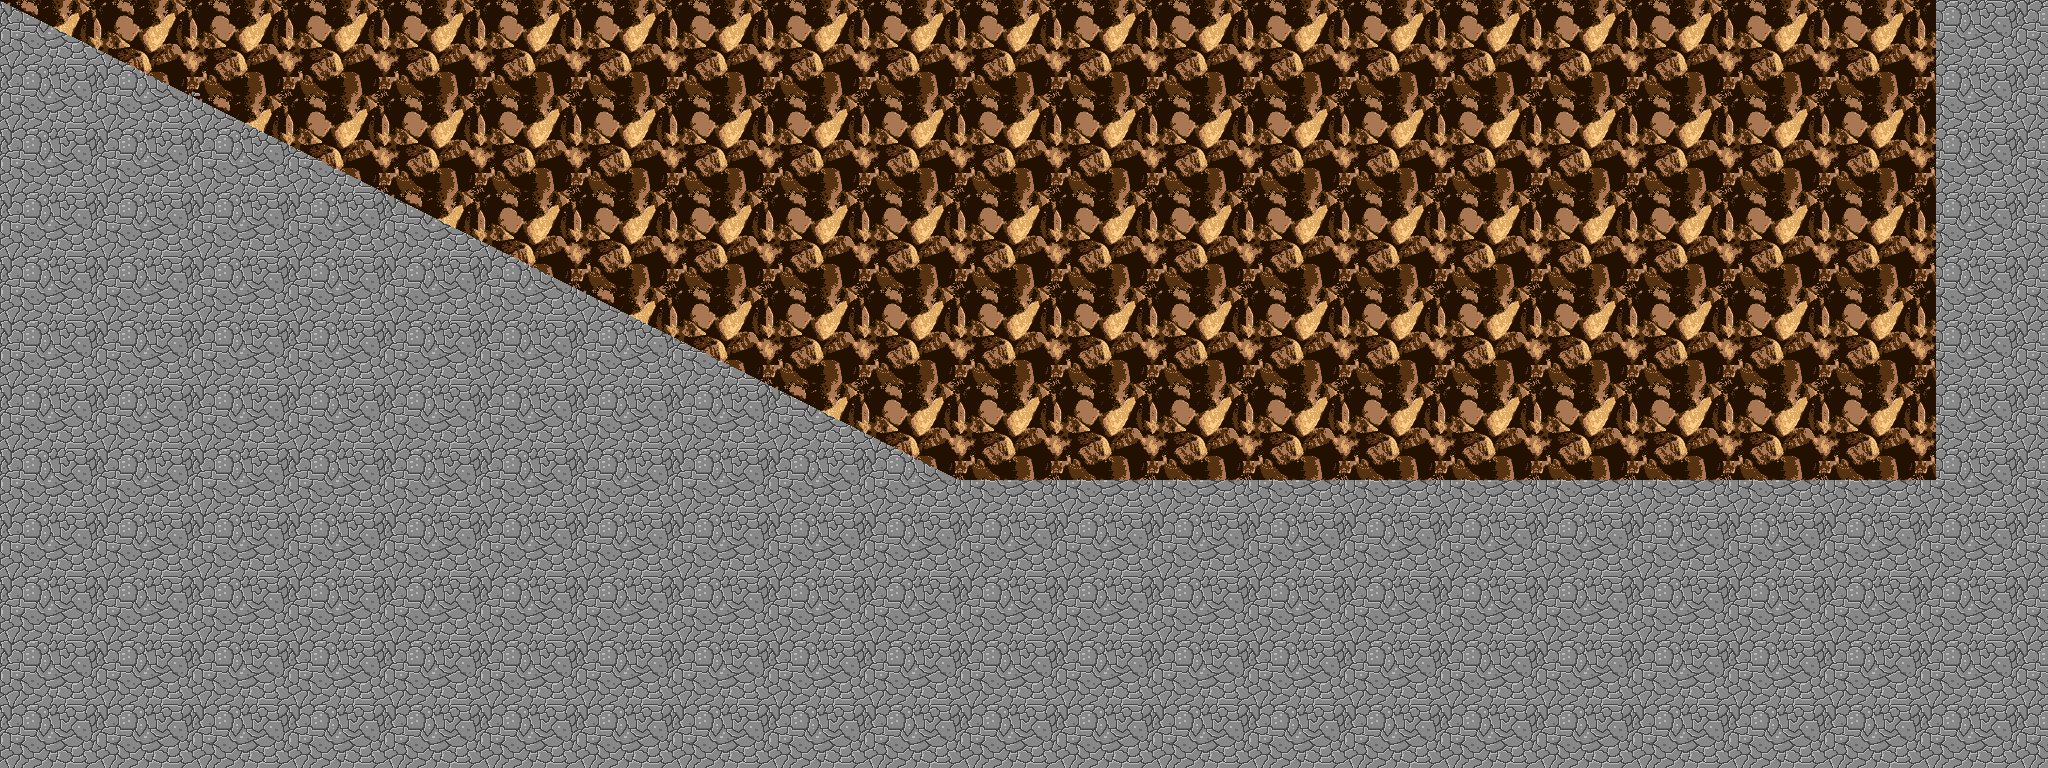

Below is a game level as drawn by its tile map, then a one-line description and the .tmx file that defines it, in full:
An orthogonal 64x24 tile map with 32x32 px tiles, 1 tile layer (level1-lo).

<map version="1.0" orientation="orthogonal" width="64" height="24" tilewidth="32" tileheight="32">
  <tileset firstgid="1" name="level1-lo" tilewidth="32" tileheight="32">
    <image source="level1-lo-til.png" width="512" height="96" />
  </tileset>
  <layer name="level1-lo" width="64" height="24">
    <data encoding="csv">1,2,3,4,5,3,4,5,3,4,5,3,4,5,3,4,5,3,4,5,3,4,5,3,4,5,3,4,5,3,4,5,6,4,5,3,4,5,3,4,5,3,4,5,3,4,7,3,4,5,3,4,5,3,4,5,3,4,5,3,8,9,10,11,12,13,14,15,16,17,18,16,17,18,16,17,18,16,17,18,16,17,18,16,17,18,16,17,18,16,17,18,16,17,18,16,17,18,16,17,18,16,17,18,16,17,18,16,17,18,16,17,18,16,17,18,16,17,18,16,17,18,16,17,19,13,20,12,11,9,10,11,21,22,23,24,25,26,24,25,26,24,25,26,24,25,26,24,25,26,24,25,26,24,25,26,24,25,26,24,25,26,24,25,26,24,25,26,24,25,26,24,25,26,24,25,26,24,25,26,24,25,26,24,25,26,24,25,27,9,10,11,12,13,20,12,13,20,28,29,3,4,5,3,4,5,3,4,5,3,4,5,3,4,5,3,4,5,3,4,5,3,4,5,3,4,5,3,4,5,3,4,5,3,4,5,3,4,5,3,4,5,3,4,5,3,4,5,3,4,5,3,30,13,20,12,11,9,10,11,9,10,11,9,31,32,16,17,18,16,17,18,16,17,18,16,17,18,16,17,18,16,17,18,16,17,18,16,17,18,16,17,18,16,17,18,16,17,18,16,17,18,16,17,18,16,17,18,16,17,18,16,17,18,16,17,33,9,10,11,12,13,20,12,13,20,12,13,20,12,34,35,26,24,25,26,24,25,26,24,25,26,24,25,26,24,25,26,24,25,26,24,25,26,24,25,26,24,25,26,24,25,26,24,25,26,24,25,26,24,25,26,24,25,26,24,25,26,24,25,36,13,20,12,11,9,10,11,9,10,11,9,10,11,9,10,1,2,3,4,5,3,4,5,3,4,5,3,4,5,3,4,5,3,4,5,3,4,5,3,4,5,3,4,5,3,4,5,3,4,5,3,4,5,3,4,5,3,4,5,3,4,5,3,8,9,10,11,12,13,20,12,13,20,12,13,20,12,13,20,12,13,14,15,16,17,18,16,17,18,16,17,18,16,17,18,16,17,18,16,17,18,16,17,18,16,17,18,16,17,18,16,17,18,16,17,18,16,17,18,16,17,18,16,17,18,16,17,19,13,20,12,11,9,10,11,9,10,11,9,10,11,9,10,11,9,10,11,21,22,26,24,25,26,24,25,26,24,25,26,24,25,26,24,25,26,24,25,26,24,25,26,24,25,26,24,25,26,24,25,26,24,25,26,24,25,26,24,25,26,24,25,27,9,10,11,12,13,20,12,13,20,12,13,20,12,13,20,12,13,20,12,13,20,28,29,3,4,5,3,4,5,3,4,5,3,4,5,3,4,5,3,4,5,3,4,5,3,4,5,3,4,5,3,4,5,3,4,5,3,4,5,3,4,5,3,30,13,20,12,11,9,10,11,9,10,11,9,10,11,9,10,11,9,10,11,9,10,11,9,31,32,16,17,18,16,17,18,16,17,18,16,17,18,16,17,18,16,17,18,16,17,18,16,17,18,16,17,18,16,17,18,16,17,18,16,17,18,16,17,33,9,10,11,12,13,20,12,13,20,12,13,20,12,13,20,12,13,20,12,13,20,12,13,20,12,34,35,26,24,25,26,24,25,26,24,25,26,24,25,26,24,25,26,24,25,26,24,25,26,24,25,26,24,25,26,24,25,26,24,25,26,24,25,36,13,20,12,11,9,10,11,9,10,11,9,10,11,9,10,11,9,10,11,9,10,11,9,10,11,9,10,1,2,3,4,5,3,4,5,3,4,5,3,4,5,3,4,5,3,4,5,3,4,5,3,4,5,3,4,5,3,4,5,3,4,5,3,8,9,10,11,12,13,20,12,13,20,12,13,20,12,13,20,12,13,20,12,13,20,12,13,20,12,13,20,12,13,14,15,16,17,18,16,17,18,16,17,18,16,17,18,16,17,18,16,17,18,16,17,18,16,17,18,16,17,18,16,17,18,16,17,19,13,20,12,11,9,10,11,9,10,11,9,10,11,9,10,11,9,10,11,9,10,11,9,10,11,9,10,11,9,10,11,21,22,26,24,25,26,24,25,26,24,25,26,24,25,26,24,25,26,24,25,26,24,25,26,24,25,26,24,25,26,24,25,27,9,10,11,12,13,20,12,13,20,12,13,20,12,13,20,12,13,20,12,13,20,12,13,20,12,13,20,12,13,20,12,13,20,12,13,20,12,13,20,12,13,20,12,13,20,12,13,20,12,13,20,12,13,20,12,13,20,12,13,20,12,13,20,12,13,20,12,11,9,10,11,9,10,11,9,10,11,9,10,11,9,10,11,9,10,11,9,10,11,9,10,11,9,10,11,9,10,11,9,10,11,9,10,11,9,10,11,9,10,11,9,10,11,9,10,11,9,10,11,9,10,11,9,10,11,9,10,11,9,10,11,12,13,20,12,13,20,12,13,20,12,13,20,12,13,20,12,13,20,12,13,20,12,13,20,12,13,20,12,13,20,12,13,20,12,13,20,12,13,20,12,13,20,12,13,20,12,13,20,12,13,20,12,13,20,12,13,20,12,13,20,12,13,20,12,11,9,10,11,9,10,11,9,10,11,9,10,11,9,10,11,9,10,11,9,10,11,9,10,11,9,10,11,9,10,11,9,10,11,9,10,11,9,10,11,9,10,11,9,10,11,9,10,11,9,10,11,9,10,11,9,10,11,9,10,11,9,10,11,12,13,20,12,13,20,12,13,20,12,13,20,12,13,20,12,13,20,12,13,20,12,13,20,12,13,20,12,13,20,12,13,20,12,13,20,12,13,20,12,13,20,12,13,20,12,13,20,12,13,20,12,13,20,12,13,20,12,13,20,12,13,20,12,11,9,10,11,9,10,11,9,10,11,9,10,11,9,10,11,9,10,11,9,10,11,9,10,11,9,10,11,9,10,11,9,10,11,9,10,11,9,10,11,9,10,11,9,10,11,9,10,11,9,10,11,9,10,11,9,10,11,9,10,11,9,10,11,12,13,20,12,13,20,12,13,20,12,13,20,12,13,20,12,13,20,12,13,20,12,13,20,12,13,20,12,13,20,12,13,20,12,13,20,12,13,20,12,13,20,12,13,20,12,13,20,12,13,20,12,13,20,12,13,20,12,13,20,12,13,20,12,11,9,10,11,9,10,11,9,10,11,9,10,11,9,10,11,9,10,11,9,10,11,9,10,11,9,10,11,9,10,11,9,10,11,9,10,11,9,10,11,9,10,11,9,10,11,9,10,11,9,10,11,9,10,11,9,10,11,9,10,11,9,10,11,12,13,20,12,13,20,12,13,20,12,13,20,12,13,20,12,13,20,12,13,20,12,13,20,12,13,20,12,13,20,12,13,20,12,13,20,12,13,20,12,13,20,12,13,20,12,13,20,12,13,20,12,13,20,12,13,20,12,13,20,12,13,20,12</data>
  </layer>
</map>
